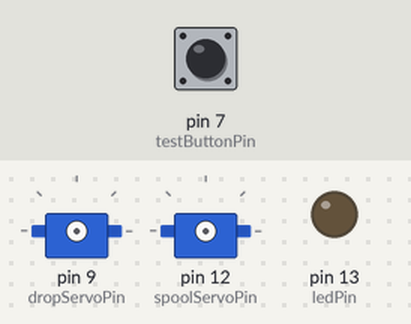
Recording of a sketch running on a simulated Arduino Uno, built with avr-gcc and run on an emulated ATmega328P. Parts: 2 × servo, output pins drawn as LEDs (lit = HIGH). Inputs (shaded band) come from the test bench; at power-on: pin 7 (testButtonPin) HIGH. The audio player accepts every command and is not drawn; what the sketch prints to the serial monitor is not drawn.

Above: at 1.7 s.
1.8 s: pin 7 (testButtonPin) pulled LOW for 0.15 s
At 2.8 s:
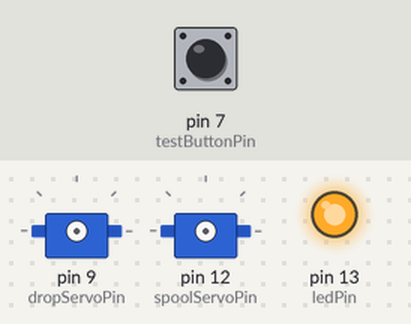
At 12.3 s:
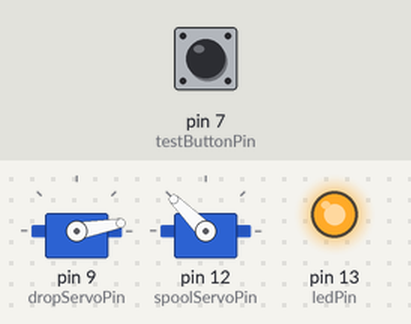
Timing chart, 0 to 15.8 s (numbered marks = the images above; inputs shaded):
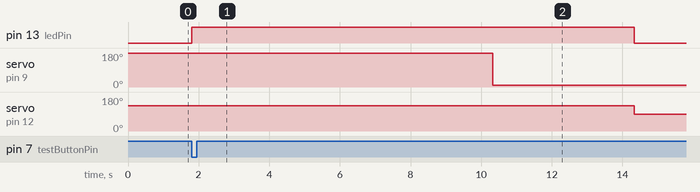

Measured:
- after the input at 1.8 s, pin 13 (ledPin): LOW → HIGH at once, → LOW 12.5 s later; servo on pin 9 (dropServoPin): 180° → 10° after 8.5 s; servo on pin 12 (spoolServoPin): 135° → 90° after 12.5 s

The sketch:

PropDropper.ino
```cpp
#include "Arduino.h";
#include "SoftwareSerial.h";
#include "DFRobotDFPlayerMini.h";

#include <Servo.h>

SoftwareSerial mySoftwareSerial(10, 11); // RX, TX
DFRobotDFPlayerMini myDFPlayer;

Servo dropServo;  // create servo object to control a servo
Servo spoolServo;  // create servo object to control a servo

int testButtonPin = 7;
int ledPin        = 13;

int dropServoPin = 9;
int dropServoUp   = 10;
int dropServoDown = 190;

int spoolServoPin = 12;
int spoolServoCcwFull = 45;
int spoolServoCcwSlow = 80;
int spoolServoStop    = 90;
int spoolServoCwSlow  = 100;
int spoolServoCwFull  = 135;

boolean propDown = false;

void setup() {
  mySoftwareSerial.begin(9600);
  Serial.begin(115200);

  Serial.println();
  Serial.println(F("DFRobot DFPlayer Mini Demo"));
  Serial.println(F("Initializing DFPlayer ... (May take 3~5 seconds)"));

  if (!myDFPlayer.begin(mySoftwareSerial)) {  //Use softwareSerial to communicate with mp3.
    Serial.println(F("Unable to begin:"));
    Serial.println(F("1.Please recheck the connection!"));
    Serial.println(F("2.Please insert the SD card!"));
    while(true);
  }
  Serial.println(F("DFPlayer Mini online."));

  myDFPlayer.volume(20);  //Set volume value. From 0 to 30

  pinMode(testButtonPin,  INPUT_PULLUP);
  pinMode(ledPin, OUTPUT);
}

void loop() {

  // read the state of the pushbutton value:
  int buttonState = digitalRead(testButtonPin);

  // check if the pushbutton is pressed.
  // if it is, the buttonState is HIGH:
  if (buttonState == LOW) {
    // turn LED on:
    digitalWrite(ledPin, HIGH);
    myDFPlayer.play(1);
    delay(1500);
    dropProp();
    delay(6000);
    retrieveProp();
    digitalWrite(ledPin, LOW);
  }

  //Print the detail message from DFPlayer to handle different errors and states.
  if (myDFPlayer.available()) {
    printDetail(myDFPlayer.readType(), myDFPlayer.read());
  }


}

void dropProp() {
  if (!propDown) {
    dropServo.attach(dropServoPin);
    dropServo.write(dropServoDown);
    delay(1000);
    dropServo.detach();

    propDown = true;
  }
}


void retrieveProp() {
  if (propDown) {
    dropServo.attach(dropServoPin);
    dropServo.write(dropServoUp);
    delay(1000);
    dropServo.detach();

    spoolServo.attach(spoolServoPin);
    spoolServo.write(spoolServoCwFull);
    delay(3000);
    spoolServo.write(spoolServoStop);
    spoolServo.detach();

    propDown = false;
  }
}

void printDetail(uint8_t type, int value){
  switch (type) {
    case TimeOut:
      Serial.println(F("Time Out!"));
      break;
    case WrongStack:
      Serial.println(F("Stack Wrong!"));
      break;
    case DFPlayerCardInserted:
      Serial.println(F("Card Inserted!"));
      break;
    case DFPlayerCardRemoved:
      Serial.println(F("Card Removed!"));
      break;
    case DFPlayerCardOnline:
      Serial.println(F("Card Online!"));
      break;
    case DFPlayerPlayFinished:
      Serial.print(F("Number:"));
      Serial.print(value);
      Serial.println(F(" Play Finished!"));
      break;
    case DFPlayerError:
      Serial.print(F("DFPlayerError:"));
      switch (value) {
        case Busy:
          Serial.println(F("Card not found"));
          break;
        case Sleeping:
          Serial.println(F("Sleeping"));
          break;
        case SerialWrongStack:
          Serial.println(F("Get Wrong Stack"));
          break;
        case CheckSumNotMatch:
          Serial.println(F("Check Sum Not Match"));
          break;
        case FileIndexOut:
          Serial.println(F("File Index Out of Bound"));
          break;
        case FileMismatch:
          Serial.println(F("Cannot Find File"));
          break;
        case Advertise:
          Serial.println(F("In Advertise"));
          break;
        default:
          break;
      }
      break;
    default:
      break;
  }
}
```
